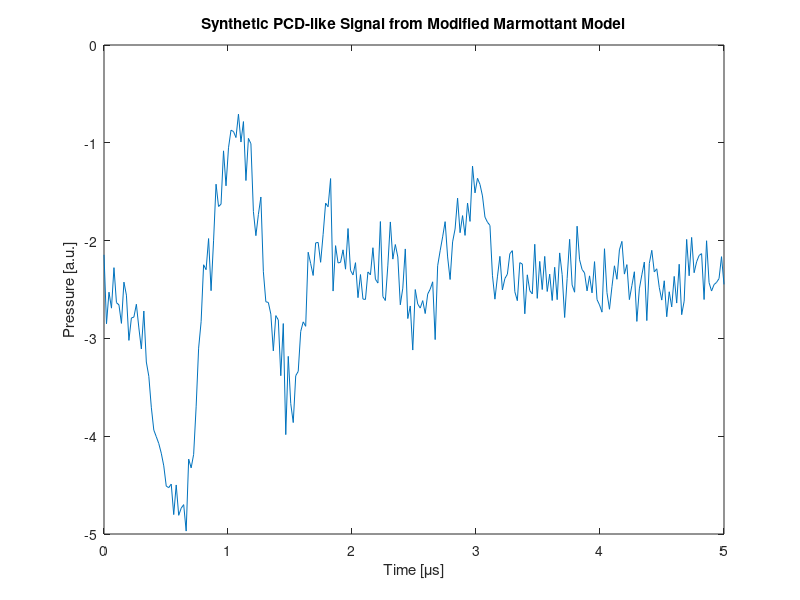

Source code (MATLAB):
% clear, clc
% modified marmottant model
%% main simulation funciton
% define function to generate pcd signal using marmottant model
function marmottant
    % define simulation parameters
    N_bubbles = 50;            % number of individual bubbles
    fs = 50e6;                 % sampling frequency [Hz]
    T = 5e-6;                  % total simulation duration [s]
    t = linspace(0, T, fs*T);  % time vector

    % initialize empty signal for accumulating pressure from bubbles
    P_total = zeros(size(t)); 

    % loop over each bubble
    for i = 1:N_bubbles
        % randomize parameters
        R0 = normrnd(2e-6, 0.2e-6);                          % equilibrium radius where mean=2 [m]
        chi = normrnd(1.0, 0.2);                             % shell elasticity [N/m]
        A = normrnd(1e5, 2e4);                               % acoustic pressure amplitude [Pa]
        shift_samples = randi([0, round(0.1 * length(t))]);  % random phase/time shift

        % setup bubble parameters
        params = setup_marmottant_params(R0, chi, A);
        Y0 = [R0, 0]; % initial condition=bubble at rest

        % solve ode to simulate marmottant dynamics
        [~, Y] = ode45(@(t, Y) marmottant_ode(t, Y, params), t, Y0);

        % extract radius
        R = Y(:,1);

        % compute acceleration using gradient
        Rdot = Y(:,2);
        Rddot = gradient(Rdot, t);

        % compute pressure signal emitted at bubble wall
        P = params.rho * (R .* Rddot + 2 * Rdot.^2);

        % random amplitude scaling and time shift
        P = circshift(P, shift_samples);
        P = P * rand();

        % add bubble signal to total PCD signal
        P_total = P_total + P(:)';
    end

    % add 5% white Gaussian noise 
    % this simulates realistic detector noise
    noise_level = 0.05 * max(abs(P_total));
    P_total = P_total + noise_level * randn(size(P_total));

    % plot PCD signal
    figure;
    plot(t * 1e6, P_total);
    xlabel('Time [\mus]');
    ylabel('Pressure [a.u.]');
    title('Synthetic PCD-like Signal from Modified Marmottant Model');
end
%% define funtion to setup marmottant parameters
% returns shell & fluid properties, acoustic pulse definition
function params = setup_marmottant_params(R0, chi, A)
    params.R0 = R0;
    params.Rb = 0.975 * R0;
    params.chi = chi;
    params.sigma_break = 0.1;
    params.sigma_water = 0.072;
    params.rho = 1000;
    params.mu = 0.001;
    params.mu_s = 1e-8;
    params.c = 1480;
    params.gamma = 1.4;
    params.P0 = 1e5;

    f = 3e6; cycles = 8;
    params.Pac = @(t) A * sin(2 * pi * f * t) .* (t < cycles / f);
end
%% define differential equations
% use Rayleigh-Plesset model with surface tension from Marmottant model
% mu=liquid viscosity, mu_s=shell surface viscosity
function dYdt = marmottant_ode(t, Y, p)
    R = Y(1);
    Rdot = Y(2);
    Pac = p.Pac(t);
    Pg = p.P0 * (p.R0 / R)^(3 * p.gamma); 
    sigma = smooth_surface_tension(R, p);
    damping_radiation = (4/3) * pi * R^2 * p.rho / p.c; % add radiation damping

    Rddot = (Pg - p.P0 - Pac ...
             - (2 * sigma / R) ...
             - (4 * p.mu * Rdot / R) ...
             - (4 * p.mu_s * Rdot / R^2)) ...
             / (p.rho + damping_radiation) ...
             - (3/2) * (Rdot^2 / R);

    dYdt = [Rdot; Rddot];
end
%% define function to compute surface tension
% considers buckling, elastic region, and rupture states
% smooth transitions using sigmoid curves
function sigma = smooth_surface_tension(R, p)
    delta = 0.01 * p.Rb;
    sigma_elastic = p.chi * (R.^2 / p.Rb^2 - 1);
    w_buckled = 1 ./ (1 + exp((R - p.Rb) / delta));
    Rrupture = p.Rb * sqrt(1 + p.sigma_break / p.chi);
    w_rupture = 1 ./ (1 + exp((Rrupture - R) / delta));

    sigma = w_buckled .* 0 + ...
            (1 - w_buckled - w_rupture) .* sigma_elastic + ...
            w_rupture .* p.sigma_water;
end